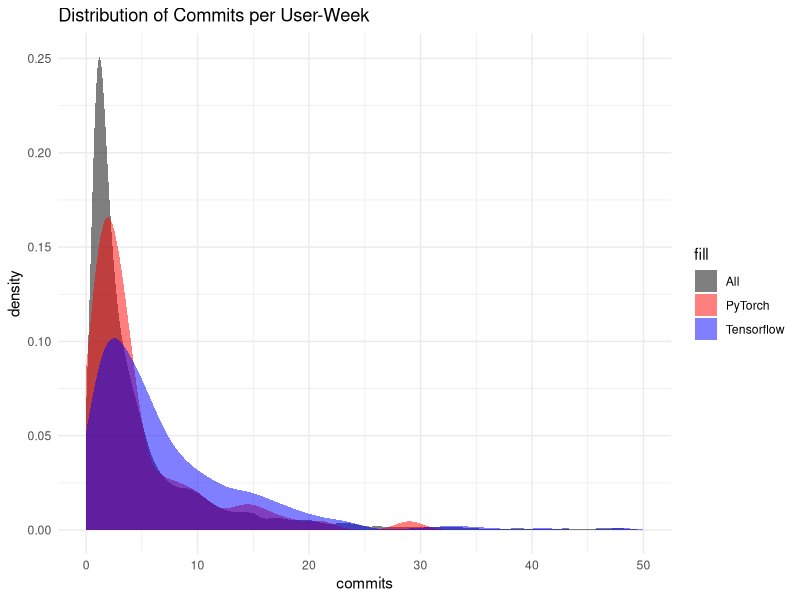
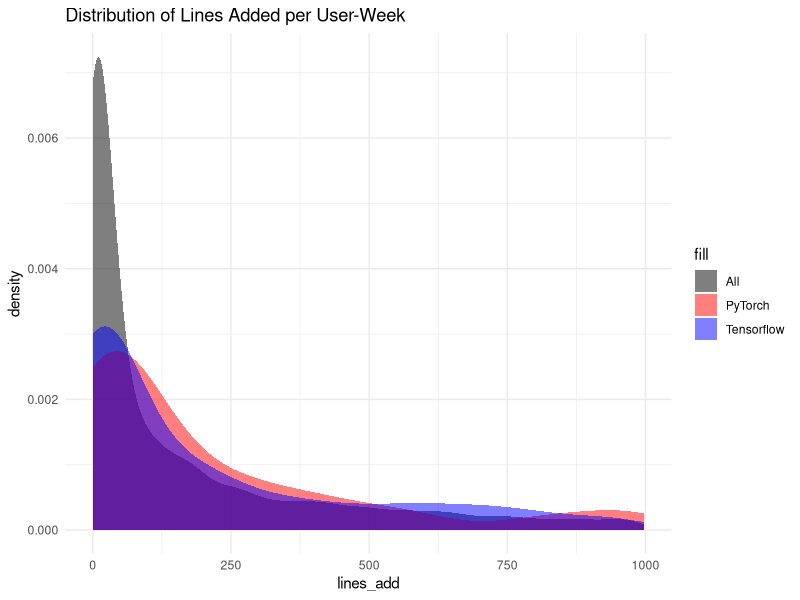
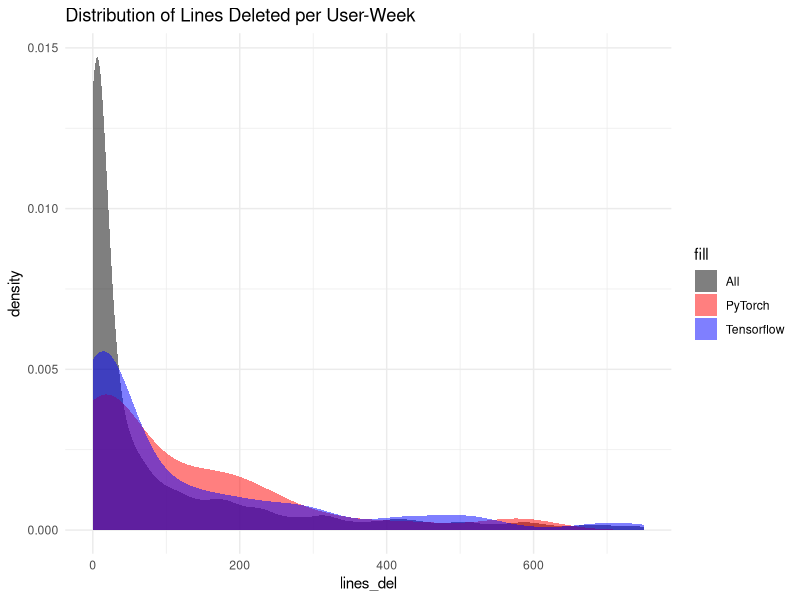
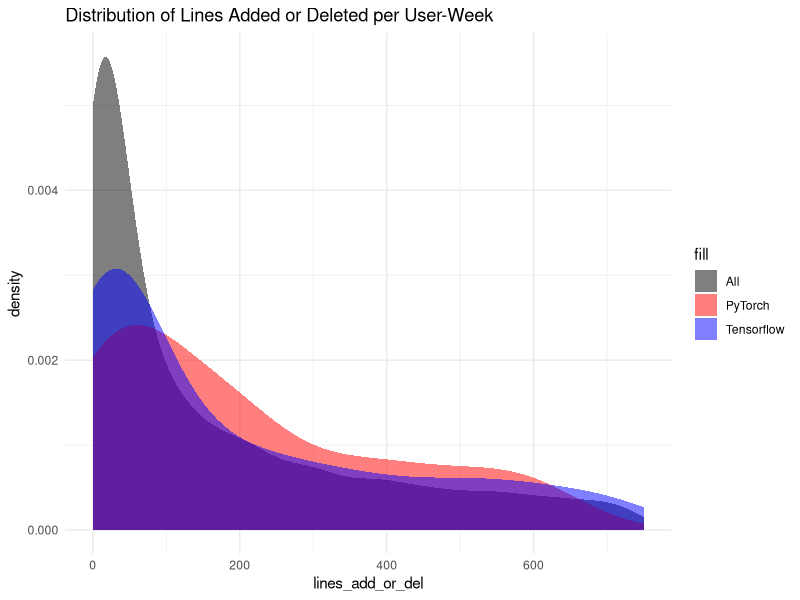

Source code (R) for these figures, in order:
library(tidyverse)

df_contributions <- read_csv("2022-02-18 - contributions.csv")

df_repo_weeks <-
  df_contributions %>%
  group_by(repo, date_start) %>%
  summarize(n_users = n()) %>% 
  # fill missing rows as 0 contributions
  group_by(repo) %>%
  mutate(idx=row_number()) %>%
  complete(idx=seq(1,5), fill=list(n_users=0)) %>%
  ungroup()

n_distinct_repos <- unique(df_repo_weeks$repo) %>% length()

n_weekly_active_users <- df_repo_weeks %>% summarize(avg_weekly_users=mean(n_users)) * n_distinct_repos

df_contributions_pytorch <-
  df_contributions %>%
  mutate(lines_add_or_del=lines_add+lines_del) %>%
  filter(github_proj=="pytorch")

df_contributions_tensorflow <-
  df_contributions %>%
  mutate(lines_add_or_del=lines_add+lines_del) %>%
  filter(github_proj=="tensorflow")

colors <- c("All" = "black", "PyTorch" = "red", "Tensorflow" = "blue")

df_contributions %>%
  ggplot(aes(x=commits)) + 
  geom_density(aes(fill='All'), color=NA, alpha=0.5) +
  geom_density(aes(fill='PyTorch'), color=NA, alpha=0.5, data=df_contributions_pytorch) +
  geom_density(aes(fill='Tensorflow'), color=NA, alpha=0.5, data=df_contributions_tensorflow) +  
  scale_fill_manual(values=colors) +
  scale_x_continuous(limits=c(0,50)) +
  labs(title="Distribution of Commits per User-Week") +
  theme_minimal()

df_contributions %>%
  ggplot(aes(x=lines_add)) + 
  geom_density(aes(fill='All'), color=NA, alpha=0.5) +
  geom_density(aes(fill='PyTorch'), color=NA, alpha=0.5, data=df_contributions_pytorch) +
  geom_density(aes(fill='Tensorflow'), color=NA, alpha=0.5, data=df_contributions_tensorflow) +  
  scale_fill_manual(values=colors) +
  labs(title="Distribution of Lines Added per User-Week") +
  #scale_x_continuous(limits=c(0,50)) +
  theme_minimal()

df_contributions %>%
  ggplot(aes(x=lines_del)) + 
  geom_density(aes(fill='All'), color=NA, alpha=0.5) +
  geom_density(aes(fill='PyTorch'), color=NA,alpha=0.5, data=df_contributions_pytorch) +
  geom_density(aes(fill='Tensorflow'), color=NA,alpha=0.5, data=df_contributions_tensorflow) +  
  scale_fill_manual(values=colors) +
  labs(title="Distribution of Lines Deleted per User-Week") +
  scale_x_continuous(limits=c(0,750)) +
  theme_minimal()

df_contributions %>%
  mutate(lines_add_or_del=lines_add+lines_del) %>%
  ggplot(aes(x=lines_add_or_del)) + 
  geom_density(aes(fill='All'), color=NA, alpha=0.5) +
  geom_density(aes(fill='PyTorch'), color=NA,alpha=0.5, data=df_contributions_pytorch) +
  geom_density(aes(fill='Tensorflow'), color=NA,alpha=0.5, data=df_contributions_tensorflow) +  
  scale_fill_manual(values=colors) +
  labs(title="Distribution of Lines Added or Deleted per User-Week") +
  scale_x_continuous(limits=c(0,750)) +
  theme_minimal()


